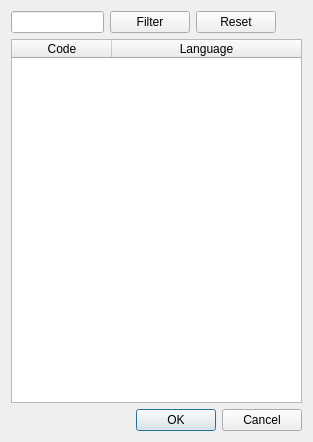
<?xml version="1.0" encoding="UTF-8"?>
<ui version="4.0">
 <class>DialogAddLanguage</class>
 <widget class="QDialog" name="DialogAddLanguage">
  <property name="geometry">
   <rect>
    <x>0</x>
    <y>0</y>
    <width>313</width>
    <height>442</height>
   </rect>
  </property>
  <property name="windowTitle">
   <string>Language</string>
  </property>
  <layout class="QVBoxLayout" name="verticalLayout">
   <item>
    <layout class="QHBoxLayout" name="horizontalLayout">
     <item>
      <widget class="QLineEdit" name="lineEditFilter"/>
     </item>
     <item>
      <widget class="QPushButton" name="buttonFilter">
       <property name="text">
        <string>Filter</string>
       </property>
      </widget>
     </item>
     <item>
      <widget class="QPushButton" name="buttonFilterReset">
       <property name="text">
        <string>Reset</string>
       </property>
      </widget>
     </item>
     <item>
      <spacer name="horizontalSpacer">
       <property name="orientation">
        <enum>Qt::Horizontal</enum>
       </property>
       <property name="sizeHint" stdset="0">
        <size>
         <width>40</width>
         <height>20</height>
        </size>
       </property>
      </spacer>
     </item>
    </layout>
   </item>
   <item>
    <widget class="QTableWidget" name="tableWidgetLangs">
     <property name="selectionMode">
      <enum>QAbstractItemView::SingleSelection</enum>
     </property>
     <property name="selectionBehavior">
      <enum>QAbstractItemView::SelectRows</enum>
     </property>
     <attribute name="horizontalHeaderStretchLastSection">
      <bool>true</bool>
     </attribute>
     <column>
      <property name="text">
       <string>Code</string>
      </property>
     </column>
     <column>
      <property name="text">
       <string>Language</string>
      </property>
     </column>
    </widget>
   </item>
   <item>
    <widget class="QDialogButtonBox" name="buttonBox">
     <property name="orientation">
      <enum>Qt::Horizontal</enum>
     </property>
     <property name="standardButtons">
      <set>QDialogButtonBox::Cancel|QDialogButtonBox::Ok</set>
     </property>
    </widget>
   </item>
  </layout>
 </widget>
 <resources/>
 <connections>
  <connection>
   <sender>buttonBox</sender>
   <signal>accepted()</signal>
   <receiver>DialogAddLanguage</receiver>
   <slot>accept()</slot>
   <hints>
    <hint type="sourcelabel">
     <x>248</x>
     <y>254</y>
    </hint>
    <hint type="destinationlabel">
     <x>157</x>
     <y>274</y>
    </hint>
   </hints>
  </connection>
  <connection>
   <sender>buttonBox</sender>
   <signal>rejected()</signal>
   <receiver>DialogAddLanguage</receiver>
   <slot>reject()</slot>
   <hints>
    <hint type="sourcelabel">
     <x>316</x>
     <y>260</y>
    </hint>
    <hint type="destinationlabel">
     <x>286</x>
     <y>274</y>
    </hint>
   </hints>
  </connection>
 </connections>
</ui>
